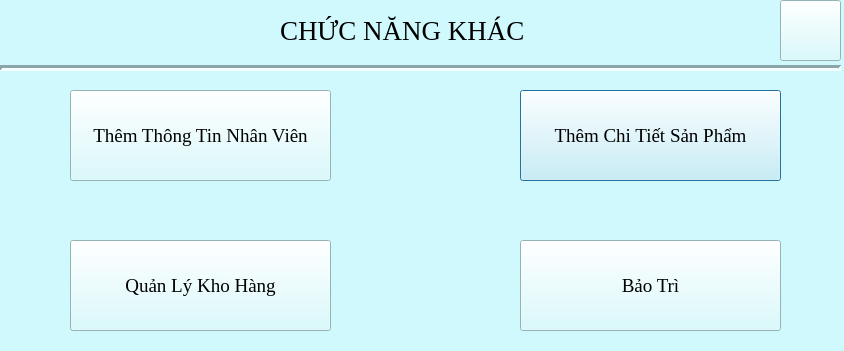
<?xml version="1.0" encoding="UTF-8"?>
<ui version="4.0">
 <class>Dialog</class>
 <widget class="QDialog" name="Dialog">
  <property name="geometry">
   <rect>
    <x>0</x>
    <y>0</y>
    <width>844</width>
    <height>351</height>
   </rect>
  </property>
  <property name="windowTitle">
   <string>Dialog</string>
  </property>
  <property name="styleSheet">
   <string notr="true">background-color: #D0F9FD;</string>
  </property>
  <widget class="QLabel" name="label">
   <property name="geometry">
    <rect>
     <x>280</x>
     <y>10</y>
     <width>411</width>
     <height>41</height>
    </rect>
   </property>
   <property name="font">
    <font>
     <family>Times New Roman</family>
     <pointsize>20</pointsize>
    </font>
   </property>
   <property name="text">
    <string>CHỨC NĂNG KHÁC</string>
   </property>
  </widget>
  <widget class="QLabel" name="Favicon">
   <property name="geometry">
    <rect>
     <x>40</x>
     <y>0</y>
     <width>71</width>
     <height>61</height>
    </rect>
   </property>
   <property name="text">
    <string/>
   </property>
  </widget>
  <widget class="Line" name="line">
   <property name="geometry">
    <rect>
     <x>0</x>
     <y>60</y>
     <width>841</width>
     <height>16</height>
    </rect>
   </property>
   <property name="lineWidth">
    <number>3</number>
   </property>
   <property name="orientation">
    <enum>Qt::Horizontal</enum>
   </property>
  </widget>
  <widget class="QPushButton" name="pushButton_2">
   <property name="geometry">
    <rect>
     <x>520</x>
     <y>90</y>
     <width>261</width>
     <height>91</height>
    </rect>
   </property>
   <property name="font">
    <font>
     <family>Times New Roman</family>
     <pointsize>14</pointsize>
    </font>
   </property>
   <property name="text">
    <string>Thêm Chi Tiết Sản Phẩm</string>
   </property>
  </widget>
  <widget class="QPushButton" name="pushButton_4">
   <property name="geometry">
    <rect>
     <x>70</x>
     <y>90</y>
     <width>261</width>
     <height>91</height>
    </rect>
   </property>
   <property name="font">
    <font>
     <family>Times New Roman</family>
     <pointsize>14</pointsize>
    </font>
   </property>
   <property name="text">
    <string>Thêm Thông Tin Nhân Viên</string>
   </property>
  </widget>
  <widget class="QPushButton" name="pushButton_3">
   <property name="geometry">
    <rect>
     <x>520</x>
     <y>240</y>
     <width>261</width>
     <height>91</height>
    </rect>
   </property>
   <property name="font">
    <font>
     <family>Times New Roman</family>
     <pointsize>14</pointsize>
    </font>
   </property>
   <property name="text">
    <string>Bảo Trì</string>
   </property>
  </widget>
  <widget class="QPushButton" name="pushButton_5">
   <property name="geometry">
    <rect>
     <x>70</x>
     <y>240</y>
     <width>261</width>
     <height>91</height>
    </rect>
   </property>
   <property name="font">
    <font>
     <family>Times New Roman</family>
     <pointsize>14</pointsize>
    </font>
   </property>
   <property name="text">
    <string>Quản Lý Kho Hàng</string>
   </property>
  </widget>
  <widget class="QPushButton" name="btnQuayVe">
   <property name="geometry">
    <rect>
     <x>780</x>
     <y>0</y>
     <width>61</width>
     <height>61</height>
    </rect>
   </property>
   <property name="text">
    <string/>
   </property>
  </widget>
 </widget>
 <resources/>
 <connections/>
</ui>
